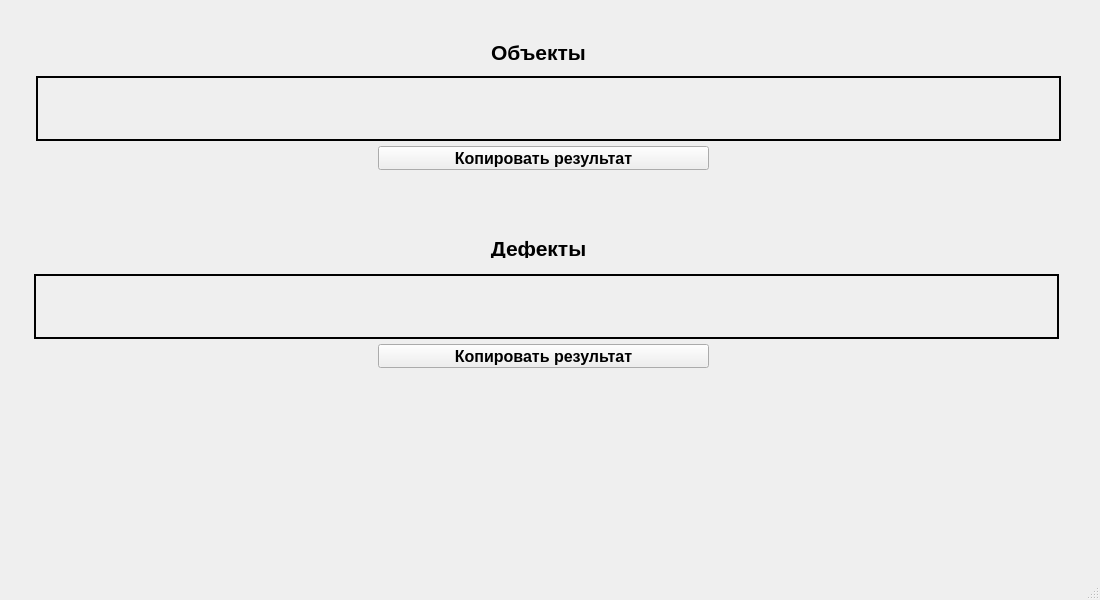
<?xml version="1.0" encoding="UTF-8"?>
<ui version="4.0">
 <class>MainWindow</class>
 <widget class="QMainWindow" name="MainWindow">
  <property name="geometry">
   <rect>
    <x>0</x>
    <y>0</y>
    <width>1100</width>
    <height>600</height>
   </rect>
  </property>
  <property name="minimumSize">
   <size>
    <width>1100</width>
    <height>600</height>
   </size>
  </property>
  <property name="maximumSize">
   <size>
    <width>1100</width>
    <height>16777215</height>
   </size>
  </property>
  <property name="windowTitle">
   <string>MainWindow</string>
  </property>
  <widget class="QWidget" name="centralwidget">
   <widget class="QWidget" name="gridLayoutWidget_4">
    <property name="geometry">
     <rect>
      <x>36</x>
      <y>76</y>
      <width>1025</width>
      <height>65</height>
     </rect>
    </property>
    <layout class="QGridLayout" name="gridLayout_4"/>
   </widget>
   <widget class="QLabel" name="canvas_7">
    <property name="geometry">
     <rect>
      <x>36</x>
      <y>76</y>
      <width>1025</width>
      <height>65</height>
     </rect>
    </property>
    <property name="sizePolicy">
     <sizepolicy hsizetype="MinimumExpanding" vsizetype="MinimumExpanding">
      <horstretch>0</horstretch>
      <verstretch>0</verstretch>
     </sizepolicy>
    </property>
    <property name="frameShape">
     <enum>QFrame::Box</enum>
    </property>
    <property name="lineWidth">
     <number>2</number>
    </property>
    <property name="text">
     <string/>
    </property>
   </widget>
   <widget class="QLabel" name="canvas_8">
    <property name="geometry">
     <rect>
      <x>34</x>
      <y>274</y>
      <width>1025</width>
      <height>65</height>
     </rect>
    </property>
    <property name="sizePolicy">
     <sizepolicy hsizetype="MinimumExpanding" vsizetype="MinimumExpanding">
      <horstretch>0</horstretch>
      <verstretch>0</verstretch>
     </sizepolicy>
    </property>
    <property name="frameShape">
     <enum>QFrame::Box</enum>
    </property>
    <property name="lineWidth">
     <number>2</number>
    </property>
    <property name="text">
     <string/>
    </property>
   </widget>
   <widget class="QWidget" name="gridLayoutWidget_5">
    <property name="geometry">
     <rect>
      <x>34</x>
      <y>274</y>
      <width>1025</width>
      <height>65</height>
     </rect>
    </property>
    <layout class="QGridLayout" name="gridLayout_5"/>
   </widget>
   <widget class="QPushButton" name="pushButton_4">
    <property name="geometry">
     <rect>
      <x>378</x>
      <y>146</y>
      <width>331</width>
      <height>24</height>
     </rect>
    </property>
    <property name="font">
     <font>
      <family>Arial</family>
      <pointsize>12</pointsize>
      <weight>75</weight>
      <bold>true</bold>
     </font>
    </property>
    <property name="text">
     <string>Копировать результат</string>
    </property>
   </widget>
   <widget class="QPushButton" name="pushButton_5">
    <property name="geometry">
     <rect>
      <x>378</x>
      <y>344</y>
      <width>331</width>
      <height>24</height>
     </rect>
    </property>
    <property name="font">
     <font>
      <family>Arial</family>
      <pointsize>12</pointsize>
      <weight>75</weight>
      <bold>true</bold>
     </font>
    </property>
    <property name="text">
     <string>Копировать результат</string>
    </property>
   </widget>
   <widget class="QLabel" name="label_3">
    <property name="geometry">
     <rect>
      <x>318</x>
      <y>42</y>
      <width>441</width>
      <height>20</height>
     </rect>
    </property>
    <property name="font">
     <font>
      <family>Arial</family>
      <pointsize>16</pointsize>
      <weight>75</weight>
      <bold>true</bold>
     </font>
    </property>
    <property name="text">
     <string>Объекты</string>
    </property>
    <property name="alignment">
     <set>Qt::AlignCenter</set>
    </property>
   </widget>
   <widget class="QLabel" name="label_4">
    <property name="geometry">
     <rect>
      <x>318</x>
      <y>238</y>
      <width>441</width>
      <height>20</height>
     </rect>
    </property>
    <property name="font">
     <font>
      <family>Arial</family>
      <pointsize>16</pointsize>
      <weight>75</weight>
      <bold>true</bold>
     </font>
    </property>
    <property name="text">
     <string>Дефекты</string>
    </property>
    <property name="alignment">
     <set>Qt::AlignCenter</set>
    </property>
   </widget>
  </widget>
  <widget class="QStatusBar" name="statusbar"/>
 </widget>
 <resources/>
 <connections/>
</ui>
